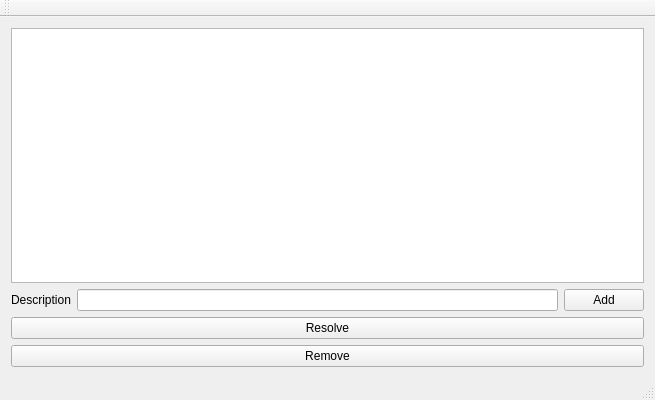
<?xml version="1.0" encoding="UTF-8"?>
<ui version="4.0">
 <class>QtWidgetsApplicationClass</class>
 <widget class="QMainWindow" name="QtWidgetsApplicationClass">
  <property name="geometry">
   <rect>
    <x>0</x>
    <y>0</y>
    <width>655</width>
    <height>400</height>
   </rect>
  </property>
  <property name="windowTitle">
   <string>QtWidgetsApplication</string>
  </property>
  <widget class="QWidget" name="centralWidget">
   <layout class="QVBoxLayout" name="verticalLayout">
    <item>
     <widget class="QListWidget" name="listWidget"/>
    </item>
    <item>
     <layout class="QHBoxLayout" name="Addlayout">
      <item>
       <widget class="QLabel" name="label">
        <property name="text">
         <string>Description</string>
        </property>
       </widget>
      </item>
      <item>
       <widget class="QLineEdit" name="addLineEdit"/>
      </item>
      <item>
       <widget class="QPushButton" name="addButton">
        <property name="text">
         <string>Add</string>
        </property>
       </widget>
      </item>
     </layout>
    </item>
    <item>
     <widget class="QPushButton" name="ResolveButton">
      <property name="text">
       <string>Resolve</string>
      </property>
     </widget>
    </item>
    <item>
     <widget class="QPushButton" name="pushButton_3">
      <property name="text">
       <string>Remove</string>
      </property>
     </widget>
    </item>
   </layout>
   <zorder>listWidget</zorder>
   <zorder>pushButton_3</zorder>
   <zorder>ResolveButton</zorder>
  </widget>
  <widget class="QMenuBar" name="menuBar">
   <property name="geometry">
    <rect>
     <x>0</x>
     <y>0</y>
     <width>655</width>
     <height>22</height>
    </rect>
   </property>
  </widget>
  <widget class="QToolBar" name="mainToolBar">
   <attribute name="toolBarArea">
    <enum>TopToolBarArea</enum>
   </attribute>
   <attribute name="toolBarBreak">
    <bool>false</bool>
   </attribute>
  </widget>
  <widget class="QStatusBar" name="statusBar"/>
 </widget>
 <layoutdefault spacing="6" margin="11"/>
 <resources>
  <include location="QtWidgetsApplication.qrc"/>
 </resources>
 <connections>
  <connection>
   <sender>addButton</sender>
   <signal>clicked()</signal>
   <receiver>QtWidgetsApplicationClass</receiver>
   <slot>add()</slot>
   <hints>
    <hint type="sourcelabel">
     <x>590</x>
     <y>288</y>
    </hint>
    <hint type="destinationlabel">
     <x>500</x>
     <y>311</y>
    </hint>
   </hints>
  </connection>
  <connection>
   <sender>ResolveButton</sender>
   <signal>clicked()</signal>
   <receiver>QtWidgetsApplicationClass</receiver>
   <slot>resolve()</slot>
   <hints>
    <hint type="sourcelabel">
     <x>463</x>
     <y>331</y>
    </hint>
    <hint type="destinationlabel">
     <x>125</x>
     <y>344</y>
    </hint>
   </hints>
  </connection>
  <connection>
   <sender>pushButton_3</sender>
   <signal>clicked()</signal>
   <receiver>QtWidgetsApplicationClass</receiver>
   <slot>remove()</slot>
   <hints>
    <hint type="sourcelabel">
     <x>489</x>
     <y>363</y>
    </hint>
    <hint type="destinationlabel">
     <x>581</x>
     <y>375</y>
    </hint>
   </hints>
  </connection>
  <connection>
   <sender>listWidget</sender>
   <signal>clicked(QModelIndex)</signal>
   <receiver>QtWidgetsApplicationClass</receiver>
   <slot>status()</slot>
   <hints>
    <hint type="sourcelabel">
     <x>246</x>
     <y>147</y>
    </hint>
    <hint type="destinationlabel">
     <x>224</x>
     <y>282</y>
    </hint>
   </hints>
  </connection>
 </connections>
 <slots>
  <slot>add()</slot>
  <slot>remove()</slot>
  <slot>resolve()</slot>
  <slot>slot1()</slot>
  <slot>status()</slot>
 </slots>
</ui>
